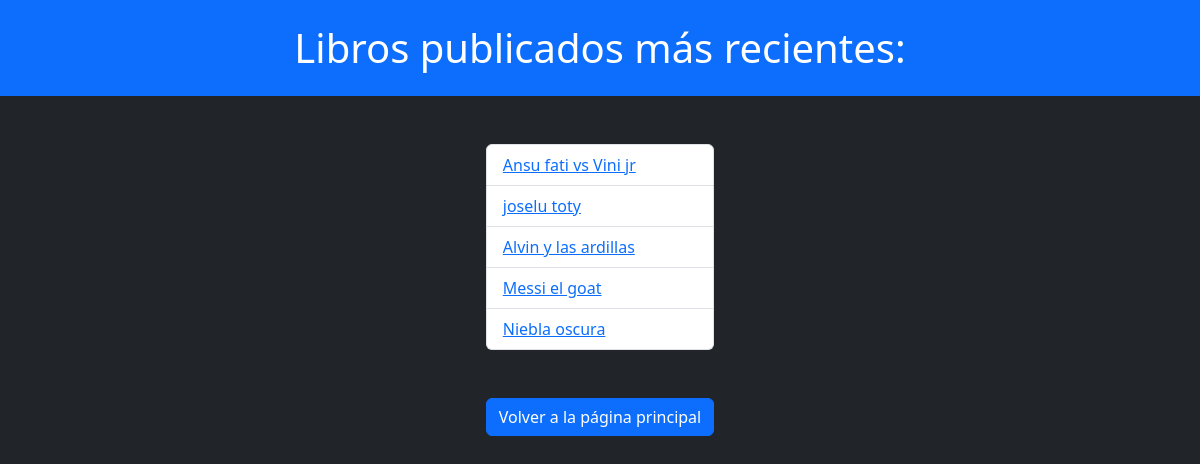
Screenshot of /books/recientes/ (signed in) with the database file from the repository.
### books/models.py (models this page shows, shortened)
class Book(models.Model):
    title = models.CharField(max_length=50)
    authors = models.ForeignKey(Author, on_delete=models.CASCADE)
    genre = models.ForeignKey('Genre', on_delete=models.CASCADE)
    publish_date = models.DateTimeField()
    sumary = models.TextField()

### books/views.py (the view)
# urls.py: path("recientes/", views.recientes, name='recientes'),
@login_required(login_url='login')
def recientes(request):
    libros = Book.objects.order_by("-publish_date")[:5]
    return render(request, template_name="books/recientes.html", context={"libros": libros})

### books/templates/books/recientes.html (shortened to what this page needs)
<!DOCTYPE html>
<html lang="en">
<head>
    <link href="https://cdn.jsdelivr.net/npm/bootstrap@5.3.3/dist/css/bootstrap.min.css" rel="stylesheet">
</head>
<body class="text-bg-dark">
    <h1 class="container-fluid text-center text-bg-primary p-4">Libros publicados más recientes:</h1>
    <div class="d-grid mt-5 justify-content-center">
        {% if libros %}
        <ul class="list-group">
            {% for libro in libros %}
                <li class="list-group-item"><a href="{% url 'books:detail' libro.id %}">{{ libro.title }}</a></li>
            {% endfor %}
        </ul>
        {% else %}
        <p style="color: red">No hay libros por mostrar. </p>
        {% endif %}
    <a class="mt-5" href="{% url 'books:index' %}"><button class="btn btn-primary" type="button">Volver a la página principal</button></a>
</div>
</body>
</html>

### rows the page displays
Book: title "Ansu fati vs Vini jr"
Book: title "joselu toty"
Book: title "Alvin y las ardillas"
Book: title "Messi el goat"
Book: title "Niebla oscura"
